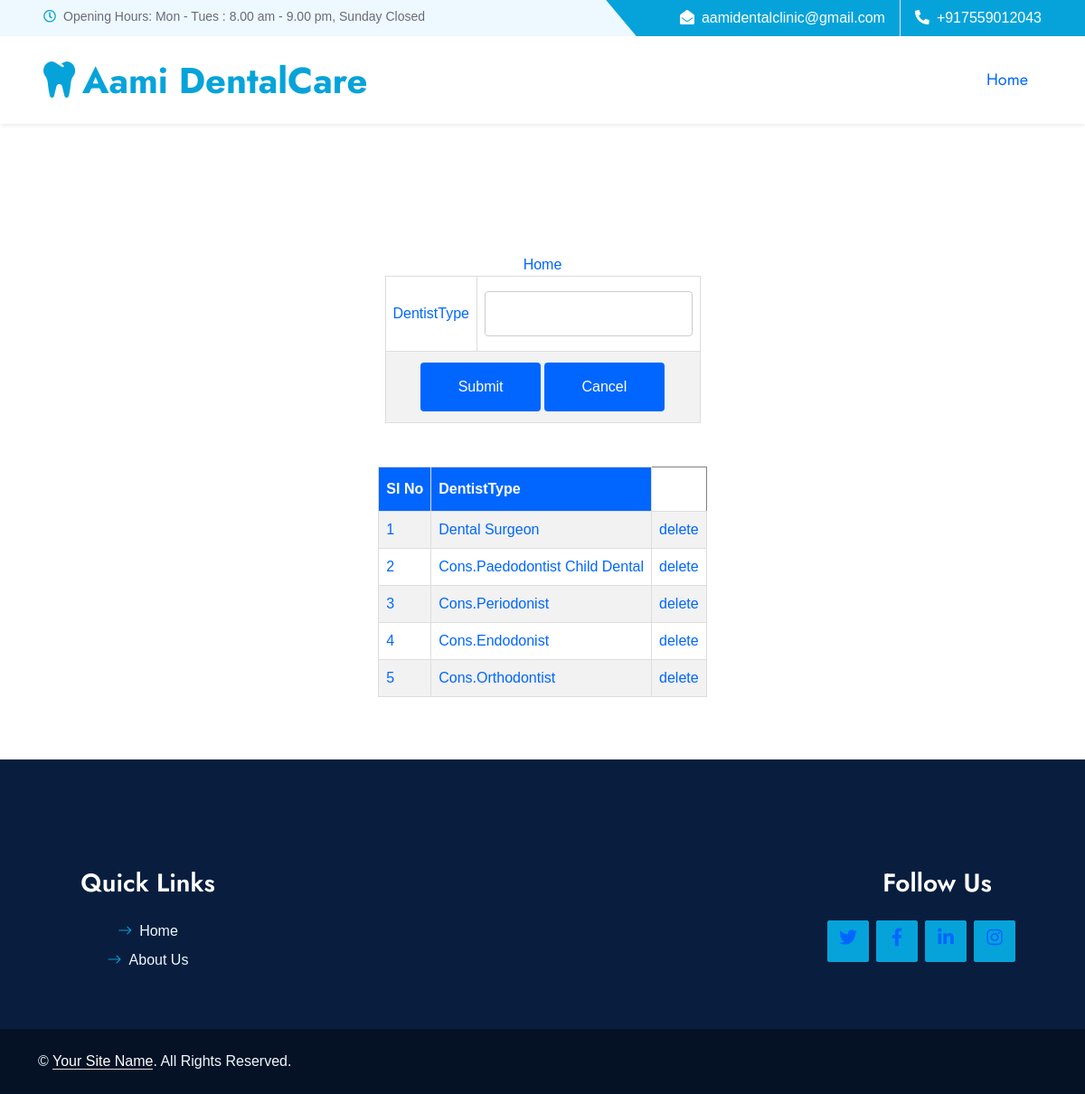
Screenshot of /PROJECT/Admin/DentistType.php (signed in) with the database file from the repository.
### tables this page shows
CREATE TABLE `tbl_dentisttype` (
  `dentisttype_id` int(11) NOT NULL,
  `dentisttype_name` varchar(30) NOT NULL
);

### PROJECT/Admin/DentistType.php (the view, shortened to what this page needs)
<?php
include("../Assets/Connection/connection.php");
?>
<!DOCTYPE html PUBLIC "-//W3C//DTD XHTML 1.0 Transitional//EN" "http://www.w3.org/TR/xhtml1/DTD/xhtml1-transitional.dtd">
<html xmlns="http://www.w3.org/1999/xhtml">
<head>
</head>
<div id="tab" align="center">
<body>
<?php
include("Head.php");
?>
<a href="HomePage.php">Home</a>
<form id="form1" name="form1" method="post" enctype="multipart/form-data" action="">
  <table width="349" height="89" border="1" align="center" cellpadding="2" cellspacing="2">
    <tr>
      <td>DentistType </td>
      <td><label for="txt_dist"></label>
      <input type="text" name="txt_dentist" id="txt_dist" required autocomplete="off" /></td>
    </tr>
    <tr>
      <td colspan="2" align="center"><input type="submit" name="btn_submit" id="btn_submit" value="Submit" />
      <input type="submit" name="btn_cancel" id="btn_cancel" value="Cancel" /></td>
    </tr>
  </table>
  <br /><br />
<?php
  $selqry="select *from tbl_dentisttype";
  $rows=$con->query($selqry);
  if($rows->num_rows>0)
		$i=0;
?>
</form>
<table border="1" cellpadding="10" align="center">
    <tr>
      <th>SI No</th>
      <th>DentistType</th>
    </tr>
 <?php
	while($result=$rows->fetch_assoc())
	{
		$i++;
		?>
        <tr>
        <td><?php  echo $i;?></td>
        <td><?php echo $result["dentisttype_name"];?></td>
        <td><a href="DentistType.php?did=<?php echo $result["dentisttype_id"]?>">delete</a></td> </tr>
<?php
	}
?>
</table>
<?php
include("Foot.php");
?>
</body>
</div>
</html>

### PROJECT/Admin/form.css (style rules this page uses)
#tab { font-family: "Trebuchet MS", Arial, Helvetica, sans-serif; border-collapse: collapse; width: 100%; }
#tab td, #tab th { border: 1px solid #ddd; padding: 8px; color: #06F; }
#tab a { color:#06F; }
#tab tr:nth-child(even) { background-color: #f2f2f2; }
#tab th { padding-top: 12px; padding-bottom: 12px; text-align: left; background-color: #06F; color: white; }
input[type=text],[type=password],[type=email],[type=date], select { width: 100%; padding: 12px 20px; margin: 8px 0; display: inline-block; border: 1px solid #ccc; border-radius: 4px; box-sizing: border-box; }
input[type=submit] { width: 40%; background-color: #06F; color: white; padding: 15px; margin: 4px 0; border: none; border-radius: 4px; cursor: pointer; }

### PROJECT/Assets/Template/Main/css/style.css (style rules this page uses)
:root { --primary: #06A3DA; --secondary: #F57E57; --light: #EEF9FF; --dark: #091E3E; }

### rows the page displays
tbl_dentisttype: dentisttype_name "Dental Surgeon"
tbl_dentisttype: dentisttype_name "Cons.Paedodontist Child Dental"
tbl_dentisttype: dentisttype_name "Cons.Periodonist"
tbl_dentisttype: dentisttype_name "Cons.Endodonist"
tbl_dentisttype: dentisttype_name "Cons.Orthodontist"
